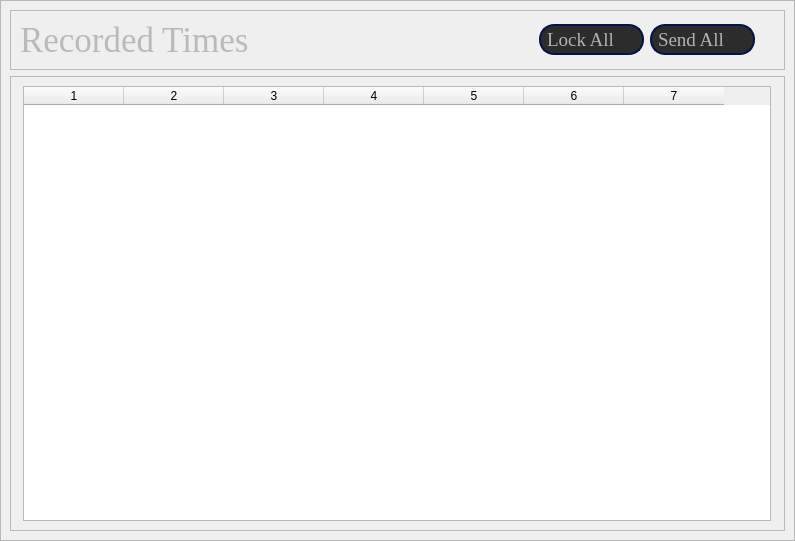
            <widget class="QWidget" name="recordedTimePage">
             <property name="sizePolicy">
              <sizepolicy hsizetype="Expanding" vsizetype="Expanding">
               <horstretch>0</horstretch>
               <verstretch>0</verstretch>
              </sizepolicy>
             </property>
             <property name="minimumSize">
              <size>
               <width>791</width>
               <height>541</height>
              </size>
             </property>
             <layout class="QGridLayout" name="gridLayout_10">
              <property name="leftMargin">
               <number>0</number>
              </property>
              <property name="topMargin">
               <number>0</number>
              </property>
              <property name="rightMargin">
               <number>0</number>
              </property>
              <property name="bottomMargin">
               <number>0</number>
              </property>
              <property name="spacing">
               <number>0</number>
              </property>
              <item row="0" column="0">
               <widget class="QFrame" name="recordedTimePageFrame">
                <property name="minimumSize">
                 <size>
                  <width>781</width>
                  <height>541</height>
                 </size>
                </property>
                <property name="frameShape">
                 <enum>QFrame::Shape::StyledPanel</enum>
                </property>
                <property name="frameShadow">
                 <enum>QFrame::Shadow::Raised</enum>
                </property>
                <layout class="QVBoxLayout" name="verticalLayout_13">
                 <property name="leftMargin">
                  <number>9</number>
                 </property>
                 <property name="topMargin">
                  <number>9</number>
                 </property>
                 <item>
                  <widget class="QFrame" name="recordedTimeTitleFrame">
                   <property name="sizePolicy">
                    <sizepolicy hsizetype="Expanding" vsizetype="Expanding">
                     <horstretch>0</horstretch>
                     <verstretch>0</verstretch>
                    </sizepolicy>
                   </property>
                   <property name="maximumSize">
                    <size>
                     <width>16777215</width>
                     <height>75</height>
                    </size>
                   </property>
                   <property name="styleSheet">
                    <string notr="true">color: rgb(186, 186, 186);</string>
                   </property>
                   <property name="frameShape">
                    <enum>QFrame::Shape::StyledPanel</enum>
                   </property>
                   <property name="frameShadow">
                    <enum>QFrame::Shadow::Raised</enum>
                   </property>
                   <layout class="QHBoxLayout" name="horizontalLayout_29">
                    <item>
                     <widget class="QLabel" name="recordedTimeTitle">
                      <property name="sizePolicy">
                       <sizepolicy hsizetype="Expanding" vsizetype="Preferred">
                        <horstretch>0</horstretch>
                        <verstretch>0</verstretch>
                       </sizepolicy>
                      </property>
                      <property name="font">
                       <font>
                        <family>Times New Roman</family>
                        <pointsize>26</pointsize>
                       </font>
                      </property>
                      <property name="text">
                       <string>Recorded Times</string>
                      </property>
                     </widget>
                    </item>
                    <item>
                     <spacer name="horizontalSpacer_9">
                      <property name="orientation">
                       <enum>Qt::Orientation::Horizontal</enum>
                      </property>
                      <property name="sizeHint" stdset="0">
                       <size>
                        <width>89</width>
                        <height>20</height>
                       </size>
                      </property>
                     </spacer>
                    </item>
                    <item>
                     <spacer name="horizontalSpacer_10">
                      <property name="orientation">
                       <enum>Qt::Orientation::Horizontal</enum>
                      </property>
                      <property name="sizeHint" stdset="0">
                       <size>
                        <width>90</width>
                        <height>20</height>
                       </size>
                      </property>
                     </spacer>
                    </item>
                    <item>
                     <spacer name="horizontalSpacer_11">
                      <property name="orientation">
                       <enum>Qt::Orientation::Horizontal</enum>
                      </property>
                      <property name="sizeHint" stdset="0">
                       <size>
                        <width>89</width>
                        <height>20</height>
                       </size>
                      </property>
                     </spacer>
                    </item>
                    <item>
                     <widget class="QPushButton" name="lockAllBtn">
                      <property name="enabled">
                       <bool>false</bool>
                      </property>
                      <property name="minimumSize">
                       <size>
                        <width>105</width>
                        <height>31</height>
                       </size>
                      </property>
                      <property name="font">
                       <font>
                        <family>Times New Roman</family>
                        <pointsize>14</pointsize>
                       </font>
                      </property>
                      <property name="styleSheet">
                       <string notr="true">QPushButton{
	background-color: rgb(44, 44, 44);
	border: 2px solid  rgb(2, 20, 72);
	border-radius: 15px;
	color: rgb(177, 177, 177);
	padding-left: 6px;
	padding-right: 2px;
	text-align: left;
}
QPushButton::hover{
	background-color: rgb(23, 32, 42);
}
QPushButton::pressed{
	background-color: rgb(3, 1, 59)
}</string>
                      </property>
                      <property name="text">
                       <string>Lock All</string>
                      </property>
                      <property name="icon">
                       <iconset resource="../resources/icons/dark/iconsDark.qrc">
                        <normaloff>:/iconsDark/icons/unlock.svg</normaloff>
                        <activeon>:/iconsDark/icons/lock.svg</activeon>
                        <selectedon>:/iconsDark/icons/lock.svg</selectedon>:/iconsDark/icons/unlock.svg</iconset>
                      </property>
                      <property name="checkable">
                       <bool>true</bool>
                      </property>
                     </widget>
                    </item>
                    <item>
                     <widget class="QPushButton" name="sendAllBtn">
                      <property name="enabled">
                       <bool>false</bool>
                      </property>
                      <property name="minimumSize">
                       <size>
                        <width>105</width>
                        <height>31</height>
                       </size>
                      </property>
                      <property name="font">
                       <font>
                        <family>Times New Roman</family>
                        <pointsize>14</pointsize>
                       </font>
                      </property>
                      <property name="styleSheet">
                       <string notr="true">QPushButton{
	background-color: rgb(44, 44, 44);
	border: 2px solid  rgb(2, 20, 72);
	border-radius: 15px;
	color: rgb(177, 177, 177);
	padding-left: 6px;
	padding-right: 2px;
	text-align: left;
}
QPushButton::hover{
	background-color: rgb(23, 32, 42);
}
QPushButton::pressed{
	background-color: rgb(3, 1, 59)
}</string>
                      </property>
                      <property name="text">
                       <string>Send All</string>
                      </property>
                      <property name="icon">
                       <iconset resource="../resources/icons/dark/iconsDark.qrc">
                        <normaloff>:/iconsDark/icons/send.svg</normaloff>:/iconsDark/icons/send.svg</iconset>
                      </property>
                     </widget>
                    </item>
                    <item>
                     <spacer name="horizontalSpacer_14">
                      <property name="orientation">
                       <enum>Qt::Orientation::Horizontal</enum>
                      </property>
                      <property name="sizeType">
                       <enum>QSizePolicy::Policy::Fixed</enum>
                      </property>
                      <property name="sizeHint" stdset="0">
                       <size>
                        <width>20</width>
                        <height>20</height>
                       </size>
                      </property>
                     </spacer>
                    </item>
                   </layout>
                  </widget>
                 </item>
                 <item>
                  <widget class="QFrame" name="recordedTimeContentFrame">
                   <property name="sizePolicy">
                    <sizepolicy hsizetype="Expanding" vsizetype="Expanding">
                     <horstretch>0</horstretch>
                     <verstretch>0</verstretch>
                    </sizepolicy>
                   </property>
                   <property name="frameShape">
                    <enum>QFrame::Shape::StyledPanel</enum>
                   </property>
                   <property name="frameShadow">
                    <enum>QFrame::Shadow::Raised</enum>
                   </property>
                   <layout class="QVBoxLayout" name="verticalLayout_12">
                    <property name="leftMargin">
                     <number>12</number>
                    </property>
                    <property name="rightMargin">
                     <number>13</number>
                    </property>
                    <item>
                     <widget class="QTableWidget" name="recordedTimesTable">
                      <property name="minimumSize">
                       <size>
                        <width>748</width>
                        <height>435</height>
                       </size>
                      </property>
                      <property name="styleSheet">
                       <string notr="true">QTableWidget{
	alternate-background-color: rgb(1, 65, 63);
	color: rgb(186, 186, 186);
}</string>
                      </property>
                      <property name="frameShape">
                       <enum>QFrame::Shape::StyledPanel</enum>
                      </property>
                      <property name="frameShadow">
                       <enum>QFrame::Shadow::Sunken</enum>
                      </property>
                      <property name="lineWidth">
                       <number>3</number>
                      </property>
                      <property name="midLineWidth">
                       <number>0</number>
                      </property>
                      <property name="editTriggers">
                       <set>QAbstractItemView::EditTrigger::NoEditTriggers</set>
                      </property>
                      <property name="alternatingRowColors">
                       <bool>true</bool>
                      </property>
                      <property name="showGrid">
                       <bool>true</bool>
                      </property>
                      <property name="wordWrap">
                       <bool>true</bool>
                      </property>
                      <property name="cornerButtonEnabled">
                       <bool>false</bool>
                      </property>
                      <property name="rowCount">
                       <number>0</number>
                      </property>
                      <property name="columnCount">
                       <number>7</number>
                      </property>
                      <attribute name="verticalHeaderVisible">
                       <bool>false</bool>
                      </attribute>
                      <column/>
                      <column/>
                      <column/>
                      <column/>
                      <column/>
                      <column/>
                      <column/>
                     </widget>
                    </item>
                   </layout>
                  </widget>
                 </item>
                </layout>
               </widget>
              </item>
             </layout>
            </widget>
